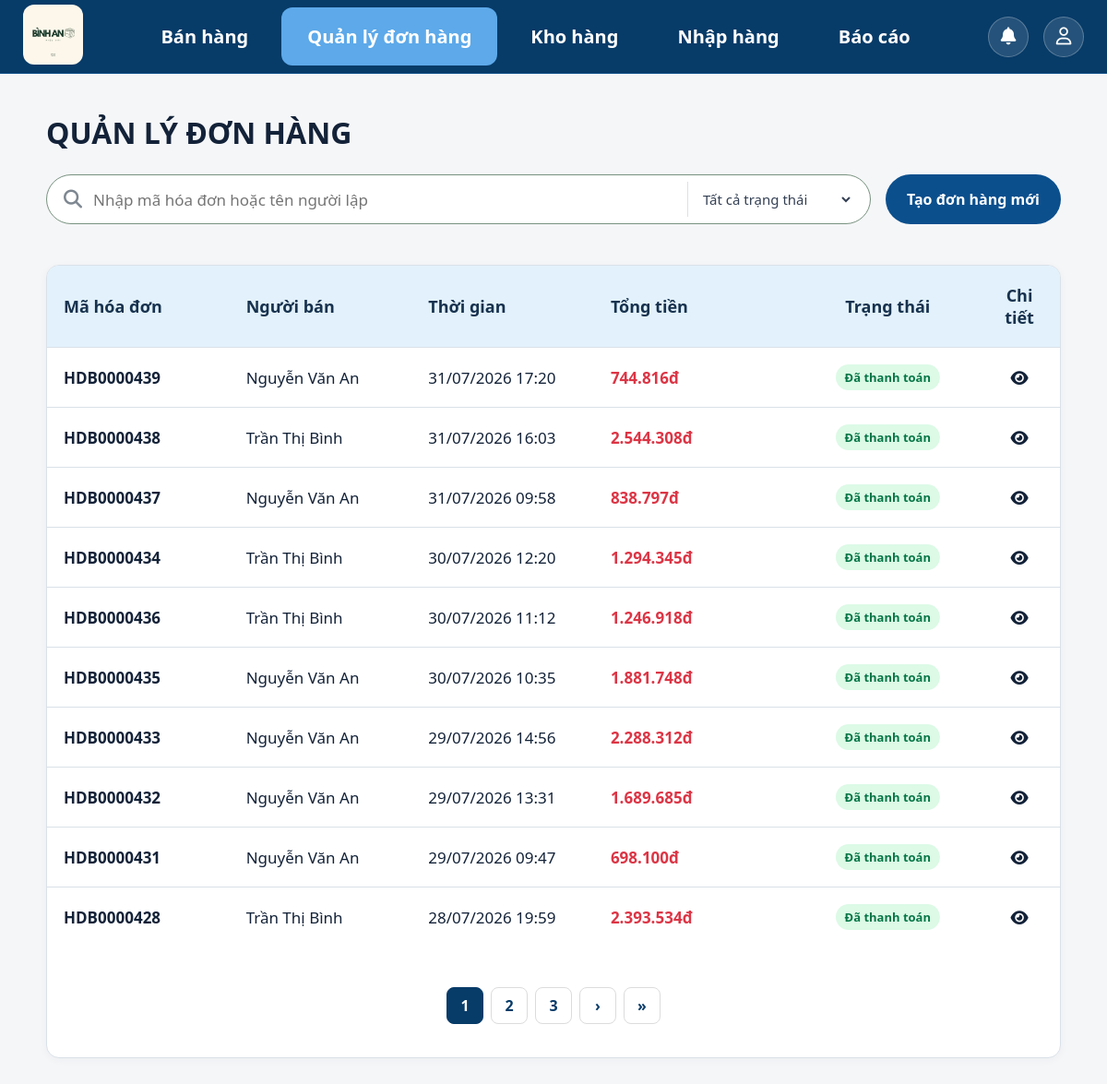
The app's page /sales/orders/list/ (signed in), older data.
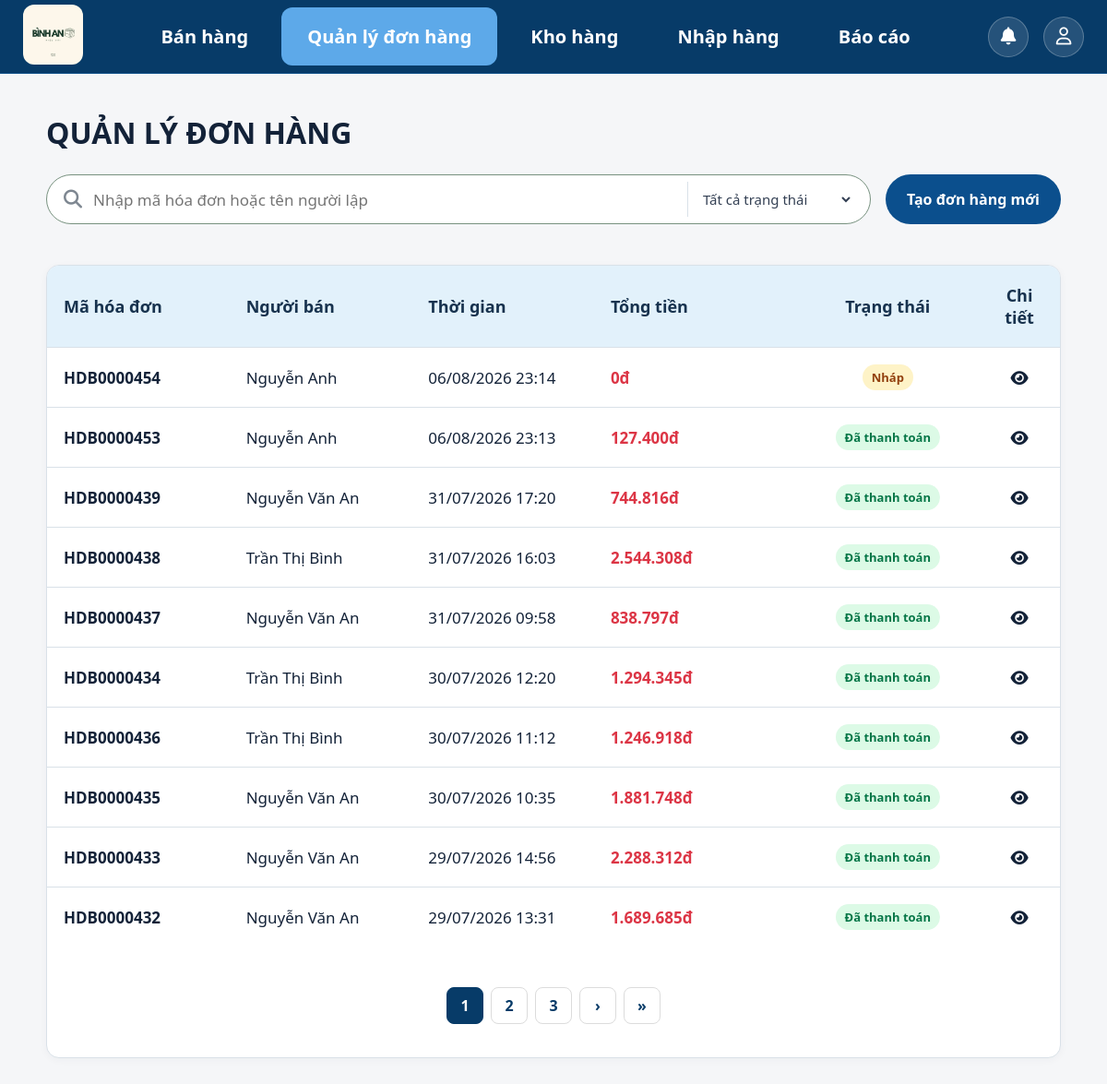
The same page, newer data.
### sales/models.py (models this page shows, shortened)
class SalesOrder(models.Model):
    class Status(models.TextChoices):
        DRAFT = "draft", "Nháp"
        COMPLETED = "completed", "Đã thanh toán"
        CANCELLED = "cancelled", "Đã hủy"
    employee = models.ForeignKey(settings.AUTH_USER_MODEL,on_delete=models.PROTECT,related_name="sales_orders",verbose_name="Nhân viên")
    discount = models.DecimalField( max_digits=12,decimal_places=0,default=0,verbose_name="Giảm giá")
    total_amount = models.DecimalField( max_digits=12,decimal_places=0,default=0,verbose_name="Tổng tiền")
    final_amount = models.DecimalField( max_digits=12,decimal_places=0,default=0,verbose_name="Thành tiền")
    status = models.CharField(  max_length=20,choices=Status.choices,default=Status.DRAFT,db_index=True,verbose_name="Trạng thái")
    created_at = models.DateTimeField( auto_now_add=True, verbose_name="Ngày lập")
    completed_at = models.DateTimeField(null=True, blank=True, verbose_name="Ngày thanh toán")
    updated_at = models.DateTimeField( auto_now=True,verbose_name="Ngày cập nhật")
    note = models.TextField(blank=True, default="", verbose_name="Ghi chú")
    class Meta:
        ordering = ["-created_at"]
        verbose_name = "Hóa đơn bán"
        verbose_name_plural = "Hóa đơn bán"
    @property
    def order_code(self):
        return f"HDB{self.pk:07d}" if self.pk else "HDBM"

### accounts/models.py (models this page shows, shortened)
class User(AbstractUser):
    first_name = None
    last_name = None
    class Role(models.TextChoices):
        OWNER = "OWNER", "Chủ cửa hàng"
        EMPLOYEE = "EMPLOYEE", "Nhân viên"
    username = models.CharField(max_length=50,unique=True,verbose_name="Tên đăng nhập")
    full_name = models.CharField(max_length=100,verbose_name="Họ và tên")
    phone = models.CharField(max_length=10,unique=True,verbose_name="Số điện thoại")
    role = models.CharField( max_length=20, choices=Role.choices, default=Role.EMPLOYEE, verbose_name="Vai trò")
    is_active = models.BooleanField(default=True,verbose_name="Đang hoạt động")
    created_at = models.DateTimeField(auto_now_add=True,verbose_name="Ngày tạo")
    updated_at = models.DateTimeField(auto_now=True,verbose_name="Ngày cập nhật")
    USERNAME_FIELD = "username"
    REQUIRED_FIELDS = ["full_name", "phone"]
    class Meta:
        db_table = "users"
        ordering = ["full_name"]
        verbose_name = "Người dùng"
        verbose_name_plural = "Người dùng"
    @property
    def is_owner(self):
        return self.role == self.Role.OWNER

### sales/views.py (the view)
# urls.py: path("orders/list/", views.orders_list, name="orders_management"),
@login_required(login_url="login")
def orders_list(request):
    query = request.GET.get("q", "").strip()
    selected_status = request.GET.get("status", "").strip()
    orders = process_search_order_list( keyword=query, status=selected_status)
    paginator = Paginator(orders, 10)
    page_number = request.GET.get("page")
    page_obj = paginator.get_page(page_number)
    return render(
        request,
        "sales/orders_management.html",
        {
            "orders": page_obj,
            "page_obj": page_obj,
            "query": query,
            "selected_status": selected_status,
            "status_choices": SalesOrder.Status.choices,
        }
    )

### accounts/context_processors.py (called while the page is built)
def notifications_context(request):
    if request.user.is_authenticated:
        user_notifications = Notification.objects.filter(receiver=request.user).order_by("-created_at")[:10]
        unread_count = Notification.objects.filter(receiver=request.user, is_read=False).count()
        return {
            "notifications": user_notifications,
            "unread_notification_count": unread_count,
        }
    return {
        "notifications": [],
        "unread_notification_count": 0,
    }

### sales/templatetags/money.py (called while the page is built)
@register.filter
def money(value):
    if value in [None, ""]:
        return ""
    try:
        numeric_value = float(value)
        return f"{numeric_value:,.0f}".replace(",", ".") + "đ"
    except (ValueError, TypeError):
        return value

### sales/utils.py (called while the page is built, shortened)
def process_search_order_list(keyword="", status=""):
    orders = (SalesOrder.objects.select_related("employee").order_by("-created_at"))
    keyword = keyword.strip()
    if status:
        orders = orders.filter(status=status)
    return orders

### templates/sales/orders_management.html (shortened to what this page needs)
{% extends "base.html" %}
{% load static %}
{% load money %}
{% block nav_order %}active{% endblock %}
{% block css %}
<link rel="stylesheet" href="{% static 'css/orders_management.css' %}">
<link rel="stylesheet" href="{% static 'css/layout.css' %}">
<link rel="stylesheet" href="{% static 'css/base.css' %}">
{% endblock %}
{% block content %}
<div class="page-content">
    <div class="page-heading">
        <div>
            <h1>QUẢN LÝ ĐƠN HÀNG</h1>
        </div>
    </div>
    <div class="search-header">
        <form id="searchForm" class="search-form" method="get">
            <i class="fa-solid fa-magnifying-glass"></i>
            <input type="text" id="q" name="q" value="{{ query }}"  placeholder="Nhập mã hóa đơn hoặc tên người lập" autocomplete="off">
            <select id="statusFilter" name="status">
                <option value="">Tất cả trạng thái</option>
            </select>
        </form>
        <div class="search-actions">
            <a href="{% url 'sales:homepage' %}" class="btn-add">Tạo đơn hàng mới</a>
        </div>
    </div>
    <section class="table-card">
        <table>
            <thead>
                <tr>
                    <th width="18%">Mã hóa đơn</th>
                    <th width="18%">Người bán</th>
                    <th width="18%">Thời gian</th>
                    <th width="20%">Tổng tiền</th>
                    <th width="18%" style="text-align: center;">Trạng thái</th>
                    <th width="12%" style="text-align: center;">Chi tiết</th>
                </tr>
            </thead>
            <tbody id="order-list-body">
                {% for order in orders %}
                    <tr class="order-row"
                        data-id="{{ order.id }}"
                        data-status="{{ order.status }}"
                        onclick="window.location='{% if order.status == 'draft' %}/sales/?order={{ order.id }}{% else %}/sales/orders/{{ order.id }}/{% endif %}'"
                        style="cursor: pointer;">
                        <td><strong>{{ order.order_code }}</strong></td>
                        <td>{{ order.employee.full_name|default:order.employee.username }}</td>
                        <td>{{ order.created_at|date:"d/m/Y H:i" }}</td>
                        <td class="total-money" style="color: #dc3545; font-weight: bold;">
                            {{ order.final_amount|money }}
                        </td>
                        <td style="text-align: center;">
                            <span class="status {{ order.status }}">
                                {{ order.get_status_display }}
                            </span>
                        </td>
                        <td style="text-align: center;"><i class="fa-solid fa-eye"></i></td>
                    </tr>
                {% empty %}
                    <tr>
                        <td colspan="6" class="empty-state" style="text-align: center; padding: 30px; color: #666;">
                            Không tìm thấy hóa đơn nào phù hợp.
                        </td>
                    </tr>
                {% endfor %}
            </tbody>
        </table>
        <div class="pagination">
            {% for num in page_obj.paginator.page_range %}
                {% if page_obj.number == num %}
                    <span class="current">{{ num }}</span>
                {% elif num > page_obj.number|add:'-3' and num < page_obj.number|add:'3' %}
                    <a href="?page={{ num }}&q={{ query }}&status={{ selected_status }}">{{ num }}</a>
                {% endif %}
            {% endfor %}
            {% if page_obj.has_next %}
                <a href="?page={{ page_obj.next_page_number }}&q={{ query }}&status={{ selected_status }}">›</a>
                <a href="?page={{ page_obj.paginator.num_pages }}&q={{ query }}&status={{ selected_status }}">»</a>
            {% endif %}
        </div>
    </section>
</div>
{% endblock %}

Row changes from the older to the newer data that the page shows:
no longer on this page (row unchanged): SalesOrder: order_code "HDB0000431", employee.full_name "Nguyễn Văn An", created_at "29/07/2026 09:47", final_amount "698.100đ", status "Đã thanh toán"
no longer on this page (row unchanged): SalesOrder: order_code "HDB0000428", employee.full_name "Trần Thị Bình", created_at "28/07/2026 19:59", final_amount "2.393.534đ", status "Đã thanh toán"
added SalesOrder: order_code "HDB0000454", employee.full_name "Nguyễn Anh", created_at "06/08/2026 23:14", final_amount "0đ", status "Nháp"
added SalesOrder: order_code "HDB0000453", employee.full_name "Nguyễn Anh", created_at "06/08/2026 23:13", final_amount "127.400đ", status "Đã thanh toán"
